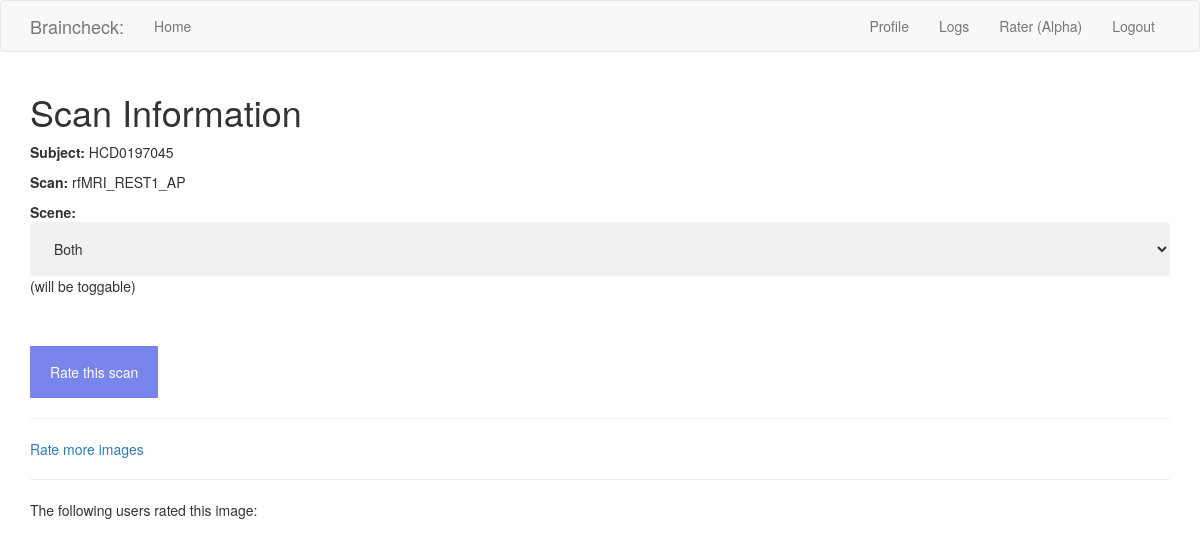
The page /scan_rater/HCD0197045/rfMRI_REST1_AP (signed in) on the database as committed earlier.
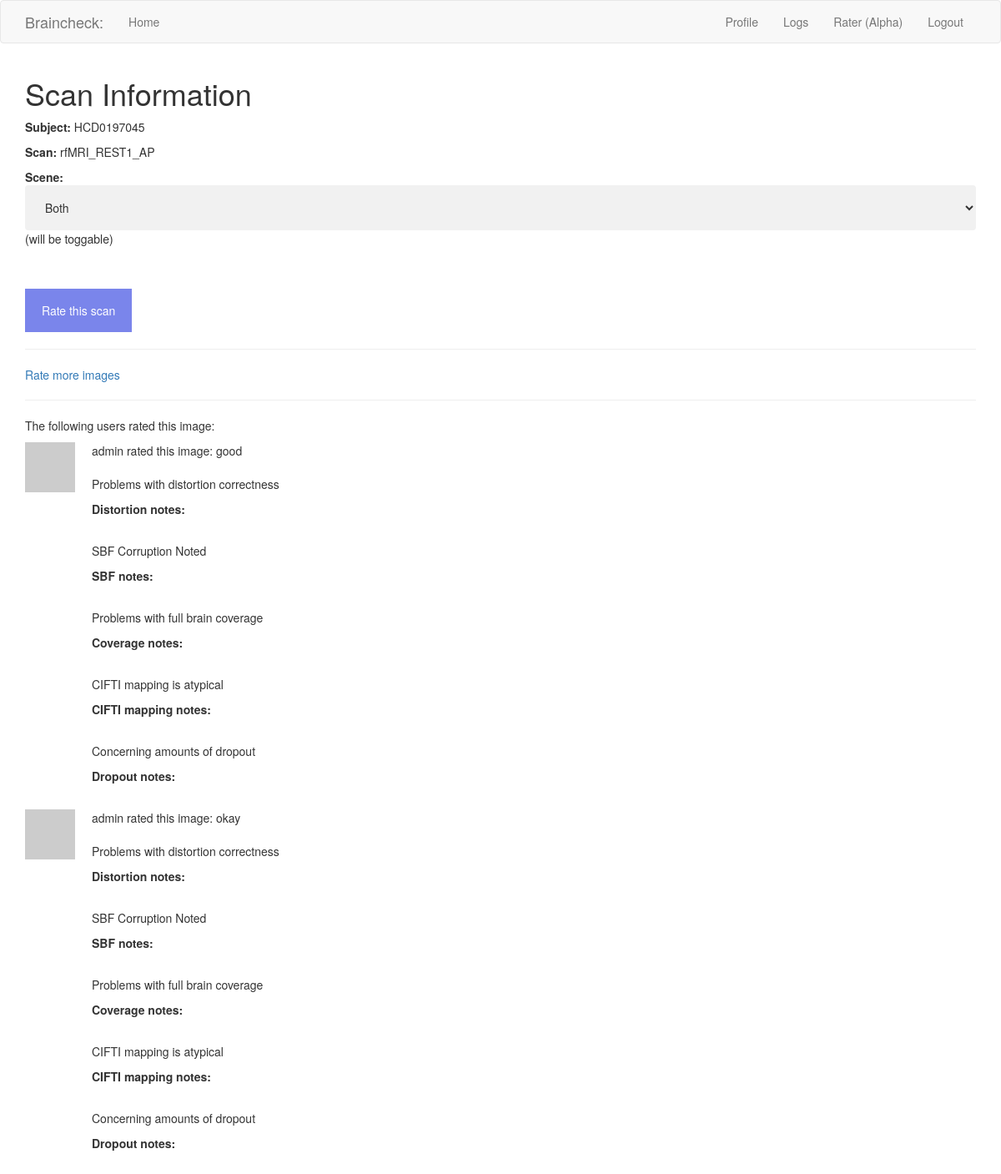
The same page on the database as committed later.
### app/models.py (models this page shows, shortened)
class ScanRater(db.Model):
    __tablename__ = 'scan_ratings'
    id = db.Column(db.Integer, primary_key=True)
    subj_name = db.Column(db.String, index=True)
    scan_type = db.Column(db.String, index = True)
    distort_okay = db.Column(db.String, index=True)
    distort_notes = db.Column(db.String, index=True)
    SBF_corr = db.Column(db.String, index=True)
    SBF_corr_notes = db.Column(db.String, index=True)
    full_brain_cov = db.Column(db.String, index=True)
    full_brain_notes = db.Column(db.String, index=True)
    CIFTI_map = db.Column(db.String, index=True)
    CIFTI_notes = db.Column(db.String, index=True)
    dropout = db.Column(db.String, index=True)
    dropout_notes = db.Column(db.String, index=True)
    rating = db.Column(db.Integer, index=True)
    notes = db.Column(db.String)
    user_id = db.Column(db.Integer, db.ForeignKey('usernames.id'))

class Usernames(db.Model, UserMixin):
    __tablename__ = 'usernames'
    id = db.Column(db.Integer, primary_key=True)
    username = db.Column(db.String, index=True, unique=True)
    pass_hash = db.Column(db.String)
    about_me = db.Column(db.String(140))
    last_seen = db.Column(db.DateTime, default=datetime.utcnow)
    broadcasts = db.relationship('Broadcasts', backref='mod', lazy='dynamic')
    scan_ratings = db.relationship('ScanRater', backref='scan_rater', lazy = 'dynamic')
    def avatar(self, size):
        digest = md5(self.username.lower().encode('utf-8')).hexdigest()
        return 'https://gravatar.com/avatar/{}?d=identicon&s={}'.format(digest, size)

### app/routes.py (the view, shortened to what this page needs)
@app.route('/scan_rater/<subject>/<filename>', methods=['GET', 'POST'])
@login_required
def scan_rater(subject, filename):
    scan = filename
    images = []
    for file in files:
        if subject in file and scan in file:
            images.append(file)
    scene = 0
    if 'scene1' in filename:
        scene = 1
    elif 'scene2' in filename:
        scene = 2
    scan_ratings = db.session.query(ScanRater).filter_by(subj_name=subject, scan_type=scan)
    form = ImgRating()
    scene_form = SceneChoose()
    return render_template('rate_image.html', image_ratings=scan_ratings, form=form, filename=filename, subject=subject, scan=scan, scene=scene, scene_form=scene_form, images=images)

### app/forms.py
class SceneChoose(FlaskForm):
    scene = SelectField('Select Scene', choices=[('both', 'Both'), ('one', '1'), ('two', '2')])

### app/models.py (called while the page is built)
@login.user_loader
def load_user(id):
    return Usernames.query.get(int(id))

### app/routes.py (called while the page is built)
@app.before_request
def before_request():
    if current_user.is_authenticated:
        current_user.last_seen = datetime.utcnow()
        db.session.commit()

### app/templates/rate_image.html (shortened to what this page needs)
{% extends "base.html" %}
{% import 'bootstrap/wtf.html' as wtf %}
{% block app_content %}
    <h1>Scan Information</h1>
    <p><strong>Subject:</strong> {{ subject }}</p>
    <p><strong>Scan:</strong> {{ scan }}</p>
    <p><strong>Scene: </strong> {{ scene_form.hidden_tag() }}
                                {{ scene_form.scene(onclick="changeSceneView()") }} (will be toggable)</p>
    <br>
    <br>
    <button type="button" class="open-button" onclick='openForm()'>
        Rate this scan
    </button>
    <hr>
    <a href="{{ url_for('rater') }}">Rate more images</a>
    <hr>
    <p> The following users rated this image: </p>
    {% for rating in image_ratings %}
        {% include '_ratings.html' %}
    {% endfor %}
{% endblock %}

### app/templates/_ratings.html
<table>
    <tr valign="top">
        <td><img src="{{ rating.scan_rater.avatar(38) }}"></td>
        <td>{{ rating.scan_rater.username }} rated this image: {{ rating.rating }}<br><br>
        {% if rating.distort_okay == 'yes' %}<p>Distortion correction okay</p>{% else %}<p>Problems with distortion correctness</p><p><strong>Distortion notes: </strong>{{ rating.distort_notes }}</p>{% endif %}<br>
        {% if rating.SBF_corr == 'no' %}<p>No SBF corruption</p>{% else %}<p>SBF Corruption Noted</p><p><strong>SBF notes: </strong>{{ rating.SBF_corr_notes }}</p> {% endif %} <br>
        {% if rating.full_brain_cov == 'yes' %}<p>Full brain coverage present</p>{% else %}<p>Problems with full brain coverage</p><p><strong>Coverage notes: </strong>{{ rating.full_brain_notes }}</p> {% endif %} <br>
        {% if rating.CIFTI_map == 'yes' %}<p>CIFTI mapping looks typical</p>{% else %}<p>CIFTI mapping is atypical</p><p><strong>CIFTI mapping notes: </strong>{{ rating.CIFTI_notes }}</p> {% endif %} <br>
        {% if rating.dropout == 'no' %}<p>No/little dropout detected</p>{% else %}<p>Concerning amounts of dropout</p><p><strong>Dropout notes: </strong>{{ rating.dropout_notes }}</p> {% endif %} <br>
        {% if rating.notes %}<strong>Additional Notes: {{ rating.notes }} </strong> {% endif %}</td>
    </tr>
</table>

Rows that differ between the two databases and show on the page:
added ScanRater: scan_rater.username "admin", rating "good"
added ScanRater: scan_rater.username "admin", rating "okay"
